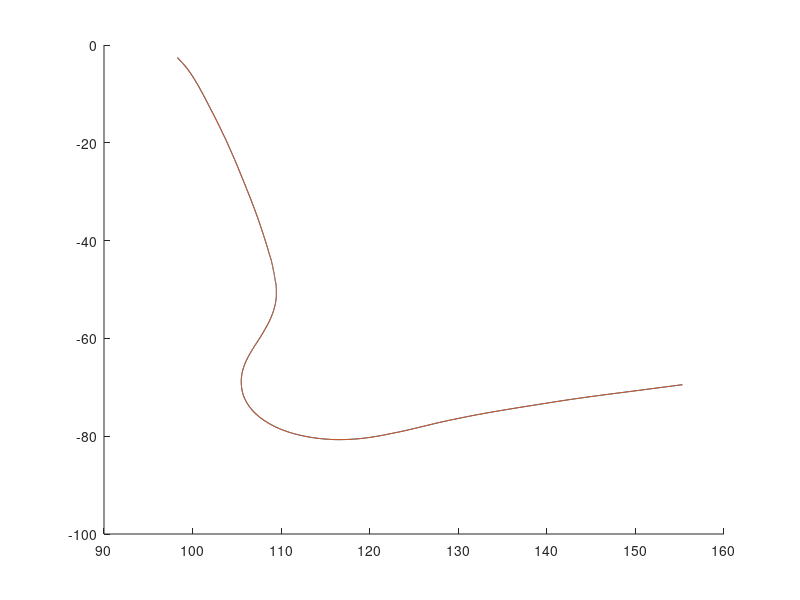

Write MATLAB code to recreate this figure.
% load("exportedTracks_09.mat")
% backgroundImagePath = '09_background.png';
% meterPerPixel = 0.0978;
% 
% xnew = exportedtracks{3}.xC;
% ynew = exportedtracks{3}.yC;
% xnew(113:500) = [];
% ynew(113:500) = [];
% 
% exportedtracks{3}.xC = xnew;
% exportedtracks{3}.yC = ynew;
% figure
% hold on
% plot(exportedtracks{3}.xC, exportedtracks{3}.yC)
% plot(xnew, ynew)
% scatter(exportedtracks{3}.xC(113), exportedtracks{3}.yC(113))
% scatter(exportedtracks{3}.xC(493), exportedtracks{3}.yC(493))

% load("exportedTracks_17.mat")
% backgroundImagePath = '17_background.png';
% meterPerPixel = 0.1016;
% for i = 1:1:length(exportedtracks)
%     exportedtracks{i}.yC = -exportedtracks{i}.yC;  
% end

load("exportedTracks_00.mat")
 backgroundImagePath = '00_background.png';
meterPerPixel = 0.1481;
for i = 1:1:length(exportedtracks)
     exportedtracks{i}.yC = -exportedtracks{i}.yC;  
end
xnew = exportedtracks{3}.xC;
 ynew = exportedtracks{3}.yC;
% xnew(207:314) = [];
%ynew(207:314) = [];
figure
hold on
plot(exportedtracks{3}.xC, exportedtracks{3}.yC)
plot(xnew, ynew)

exportedtracks{3}.xC = xnew;
exportedtracks{3}.yC = ynew;